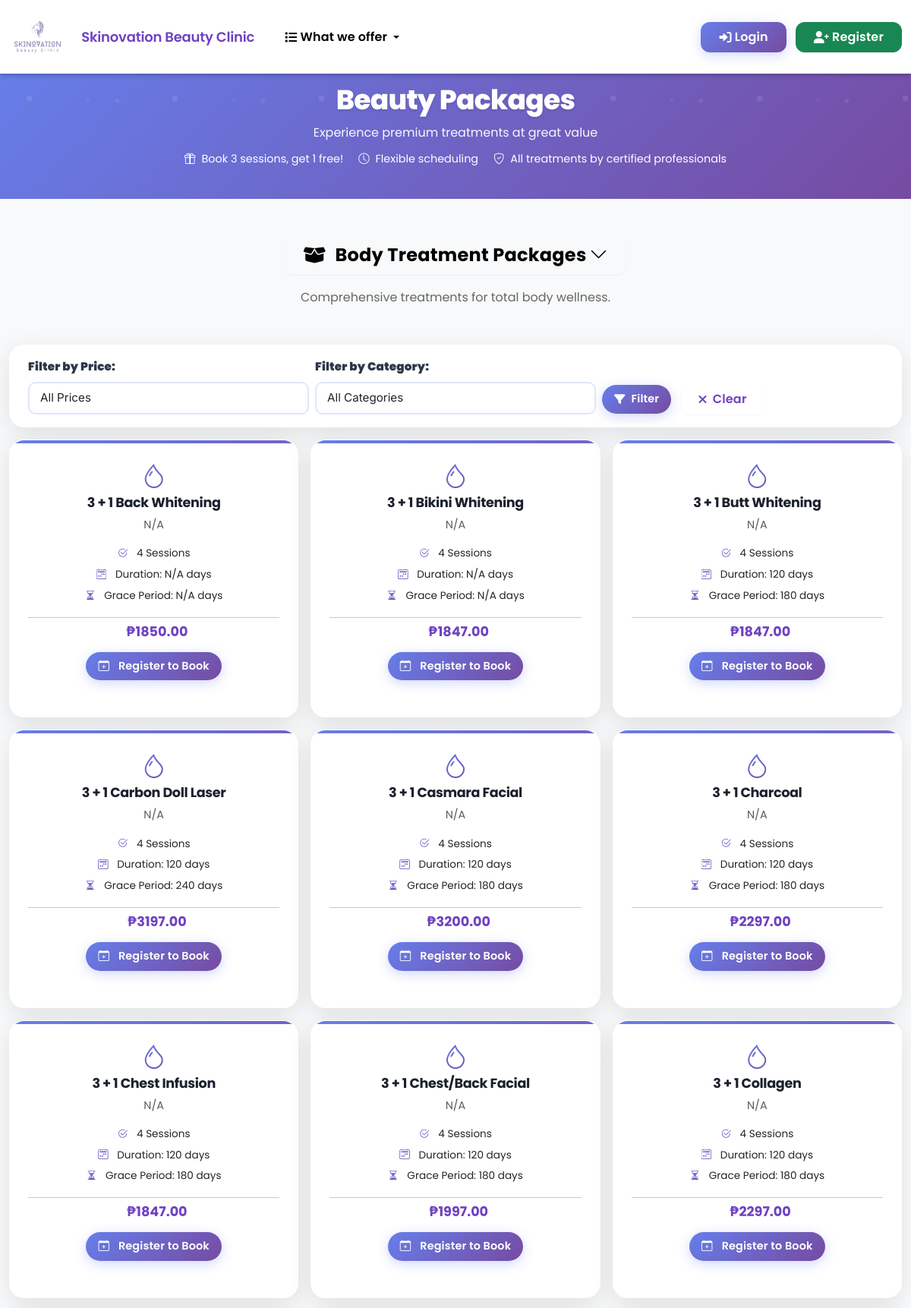
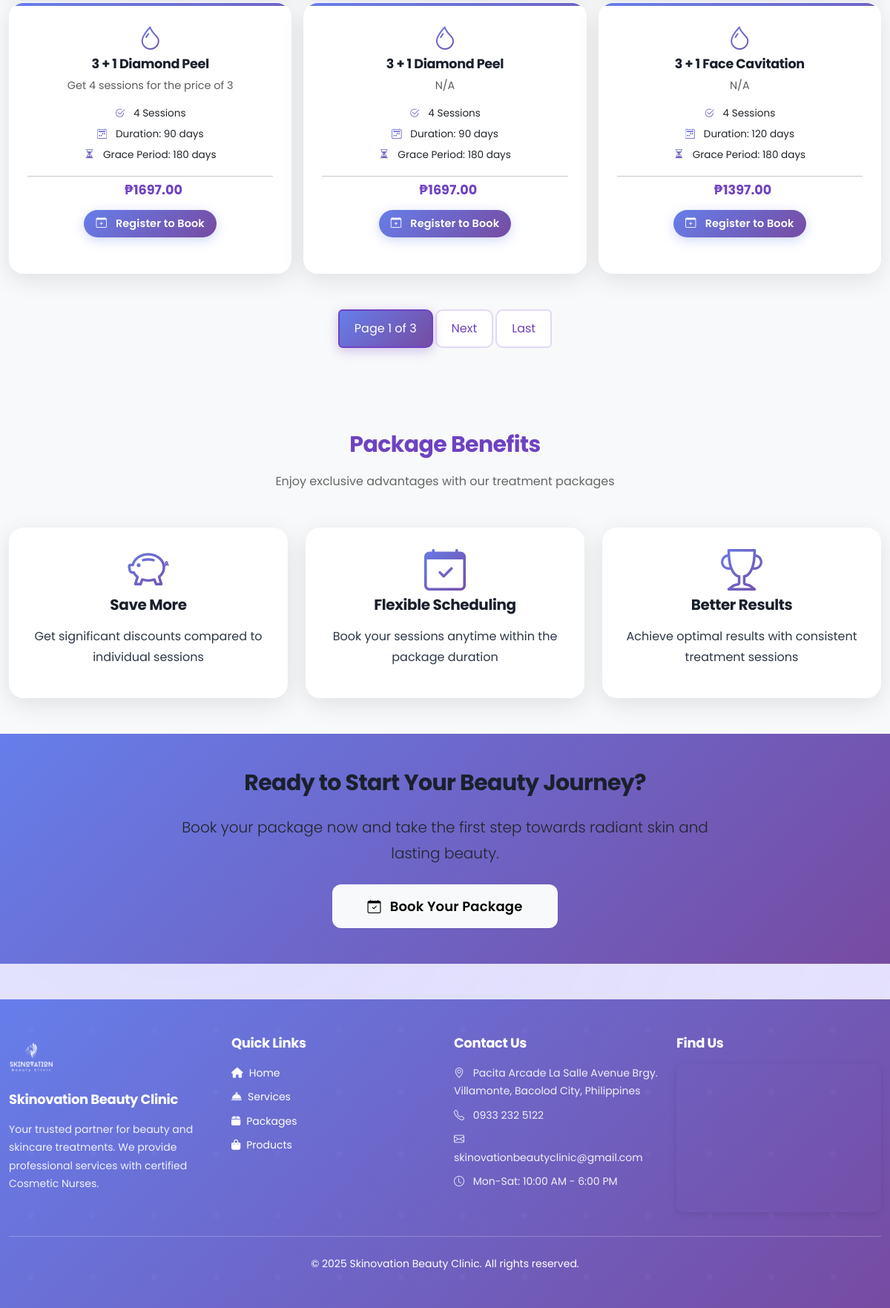
Page /packages/ on the committed database (2 pictures, top to bottom).
### packages/models.py (models this page shows, shortened)
class Package(models.Model):
    package_name = models.CharField(max_length=255)
    description = models.TextField(blank=True, null=True)
    price = models.DecimalField(max_digits=10, decimal_places=2)
    sessions = models.IntegerField()
    duration_days = models.IntegerField(help_text="Duration in days")
    grace_period_days = models.IntegerField(help_text="Grace period in days")
    archived = models.BooleanField(default=False)
    created_at = models.DateTimeField(auto_now_add=True)
    updated_at = models.DateTimeField(auto_now=True)
    class Meta:
        db_table = 'packages'
        ordering = ['package_name']

### packages/views.py (the view, shortened to what this page needs)
# urls.py: path('', views.packages_list, name='list'),
def packages_list(request):
    price_filter = request.GET.get('price', '')
    category_filter = request.GET.get('category', '')
    packages = Package.objects.filter(archived=False).order_by('package_name')
    page_obj = None
    if not price_filter and not category_filter:
        paginator = Paginator(packages, 12)  # 12 items per page (4 rows of 3 columns)
        page_number = request.GET.get('page')
        page_obj = paginator.get_page(page_number)
        packages = page_obj  # Use page_obj for template
    context = {
        'packages': packages,
        'page_obj': page_obj,
        'price_filter': price_filter,
        'category_filter': category_filter,
    }
    return render(request, 'packages/packages_list.html', context)

### templates/packages/packages_list.html (shortened to what this page needs)
{% extends 'base.html' %}
{% load static %}
{% block content %}
<div class="section-header">
    <div class="container text-center py-3">
        <h1 class="fw-bold">Beauty Packages</h1>
        <p class="lead">Experience premium treatments at great value</p>
        <p class="mt-2 mb-0">
            <i class="bi bi-gift text-white me-2"></i>Book 3 sessions, get 1 free!
            <i class="bi bi-clock ms-3 me-2"></i>Flexible scheduling
            <i class="bi bi-shield-check ms-3 me-2"></i>All treatments by certified professionals
        </p>
    </div>
</div>
<section class="py-5 bg-light">
    <div class="container">
        <div class="section-title slide-in-left">
            <h2>
                <button class="btn btn-link text-decoration-none text-black fw-bold fs-4" type="button"
                    data-bs-toggle="collapse" data-bs-target="#collapse-body" aria-expanded="true"
                    aria-controls="collapse-body">
                    <i class="fas fa-box-open me-2"></i> Body Treatment Packages
                    <i class="bi bi-chevron-down"></i>
                </button>
            </h2>
            <p>Comprehensive treatments for total body wellness.</p>
        </div>
        <div class="row mb-3">
            <div class="col-12">
                <div class="filter-card">
                    <div class="card-body">
                        <form method="get" class="row g-2 align-items-end">
                            <div class="col-md-4">
                                <label for="price" class="form-label"><strong>Filter by Price:</strong></label>
                                <select name="price" id="price" class="form-select">
                                    <option value="">All Prices</option>
                                </select>
                            </div>
                            <div class="col-md-4">
                                <label for="category" class="form-label"><strong>Filter by Category:</strong></label>
                                <select name="category" id="category" class="form-select">
                                    <option value="">All Categories</option>
                                </select>
                            </div>
                            <div class="col-md-4">
                                <button type="submit" class="btn btn-purple me-2">
                                    <i class="fas fa-filter me-1"></i>Filter
                                </button>
                                <a href="{% url 'packages:list' %}" class="btn btn-outline-secondary">
                                    <i class="fas fa-times me-1"></i>Clear
                                </a>
                            </div>
                        </form>
                    </div>
                </div>
            </div>
        </div>
        <div class="collapse show" id="collapse-body">
            <div class="row g-3 stagger-fade-in">
                {% if packages %}
                    {% for package in packages %}
                    <div class="col-md-6 col-lg-4">
                        <div class="card h-100 package-card hover-lift">
                            <div class="card-body text-center p-4">
                                <i class="bi bi-droplet text-purple mb-2" style="font-size: 2rem;"></i>
                                <h5 class="card-title h5 mb-2" style="font-size: 1.1rem;">{{ package.package_name }}</h5>
                                <p class="card-text text-muted mb-3" style="font-size: 0.9rem; line-height: 1.4;">{{ package.description|default:"N/A" }}</p>
                                <div class="features mb-3" style="font-size: 0.85rem;">
                                    <p class="mb-1">
                                        <i class="bi bi-check2-circle text-purple me-2"></i>
                                        {{ package.sessions }} Sessions
                                    </p>
                                    <p class="mb-1">
                                        <i class="bi bi-calendar2-week text-purple me-2"></i>
                                        Duration: {{ package.duration_days|default:"N/A" }} days
                                    </p>
                                    <p class="mb-1">
                                        <i class="bi bi-hourglass-split text-purple me-2"></i>
                                        Grace Period: {{ package.grace_period_days|default:"N/A" }} days
                                    </p>
                                </div>
                                <hr class="my-2">
                                <p class="price h6 mb-3" style="font-size: 1.1rem;">
                                    ₱{{ package.price|floatformat:2 }}
                                </p>
                                {% if user.is_authenticated and user.user_type == 'patient' %}
                                    <a href="{% url 'appointments:book_package' package.id %}" class="btn btn-purple">
                                        <i class="bi bi-calendar-plus me-2"></i>Book Now
                                    </a>
                                {% else %}
                                    <a href="{% url 'accounts:register' %}" class="btn btn-purple">
                                        <i class="bi bi-calendar-plus me-2"></i>Register to Book
                                    </a>
                                {% endif %}
                            </div>
                        </div>
                    </div>
                    {% endfor %}
                {% endif %}
            </div>
            {% if page_obj and page_obj.has_other_pages %}
            <nav aria-label="Packages pagination" class="mt-5">
                <ul class="pagination justify-content-center">
                    <li class="page-item active">
                        <span class="page-link">
                            Page {{ page_obj.number }} of {{ page_obj.paginator.num_pages }}
                        </span>
                    </li>
                    {% if page_obj.has_next %}
                        <li class="page-item">
                            <a class="page-link" href="?page={{ page_obj.next_page_number }}">Next</a>
                        </li>
                        <li class="page-item">
                            <a class="page-link" href="?page={{ page_obj.paginator.num_pages }}">Last</a>
                        </li>
                    {% endif %}
                </ul>
            </nav>
            {% endif %}
        </div>
    </div>
</section>
<section class="py-5 bg-light">
    <div class="container">
        <div class="section-title slide-in-left">
            <h2>Package Benefits</h2>
            <p>Enjoy exclusive advantages with our treatment packages</p>
        </div>
        <div class="row g-4 stagger-fade-in">
            <div class="col-md-4">
                <div class="benefit-card text-center p-4">
                    <i class="bi bi-piggy-bank text-purple display-4 mb-3"></i>
                    <h4>Save More</h4>
                    <p>Get significant discounts compared to individual sessions</p>
                </div>
            </div>
            <div class="col-md-4">
                <div class="benefit-card text-center p-4">
                    <i class="bi bi-calendar-check text-purple display-4 mb-3"></i>
                    <h4>Flexible Scheduling</h4>
                    <p>Book your sessions anytime within the package duration</p>
                </div>
            </div>
            <div class="col-md-4">
                <div class="benefit-card text-center p-4">
                    <i class="bi bi-trophy text-purple display-4 mb-3"></i>
                    <h4>Better Results</h4>
                    <p>Achieve optimal results with consistent treatment sessions</p>
                </div>
            </div>
        </div>
    </div>
</section>
<section class="py-5 bg-purple text-white">
    <div class="container text-center">
        <div class="row justify-content-center">
            <div class="col-md-8 text-dark">
                <h2 class="mb-4">Ready to Start Your Beauty Journey?</h2>
                <p class="lead mb-4">Book your package now and take the first step towards radiant skin and lasting beauty.</p>
                <a href="#collapse-body" class="btn btn-light btn-lg px-5 btn-pulse">
                    <i class="bi bi-calendar-check me-2"></i>Book Your Package
                </a>
            </div>
        </div>
    </div>
</section>
{% endblock %}

### rows in the picture
Package: package_name "3 + 1 Back Whitening", description "N/A", sessions "4", duration_days "N/A", grace_period_days "N/A", price "1850.00"
Package: package_name "3 + 1 Bikini Whitening", description "N/A", sessions "4", duration_days "N/A", grace_period_days "N/A", price "1847.00"
Package: package_name "3 + 1 Butt Whitening", description "N/A", sessions "4", duration_days "120", grace_period_days "180", price "1847.00"
Package: package_name "3 + 1 Carbon Doll Laser", description "N/A", sessions "4", duration_days "120", grace_period_days "240", price "3197.00"
Package: package_name "3 + 1 Casmara Facial", description "N/A", sessions "4", duration_days "120", grace_period_days "180", price "3200.00"
Package: package_name "3 + 1 Charcoal", description "N/A", sessions "4", duration_days "120", grace_period_days "180", price "2297.00"
Package: package_name "3 + 1 Chest Infusion", description "N/A", sessions "4", duration_days "120", grace_period_days "180", price "1847.00"
Package: package_name "3 + 1 Chest/Back Facial", description "N/A", sessions "4", duration_days "120", grace_period_days "180", price "1997.00"
Package: package_name "3 + 1 Collagen", description "N/A", sessions "4", duration_days "120", grace_period_days "180", price "2297.00"
Package: package_name "3 + 1 Diamond Peel", description "Get 4 sessions for the price of 3", sessions "4", duration_days "90", grace_period_days "180", price "1697.00"
Package: package_name "3 + 1 Diamond Peel", description "N/A", sessions "4", duration_days "90", grace_period_days "180", price "1697.00"
Package: package_name "3 + 1 Face Cavitation", description "N/A", sessions "4", duration_days "120", grace_period_days "180", price "1397.00"

### other values in the picture
{{ page_obj.number }} "1"
{{ page_obj.paginator.num_pages }} "3"
